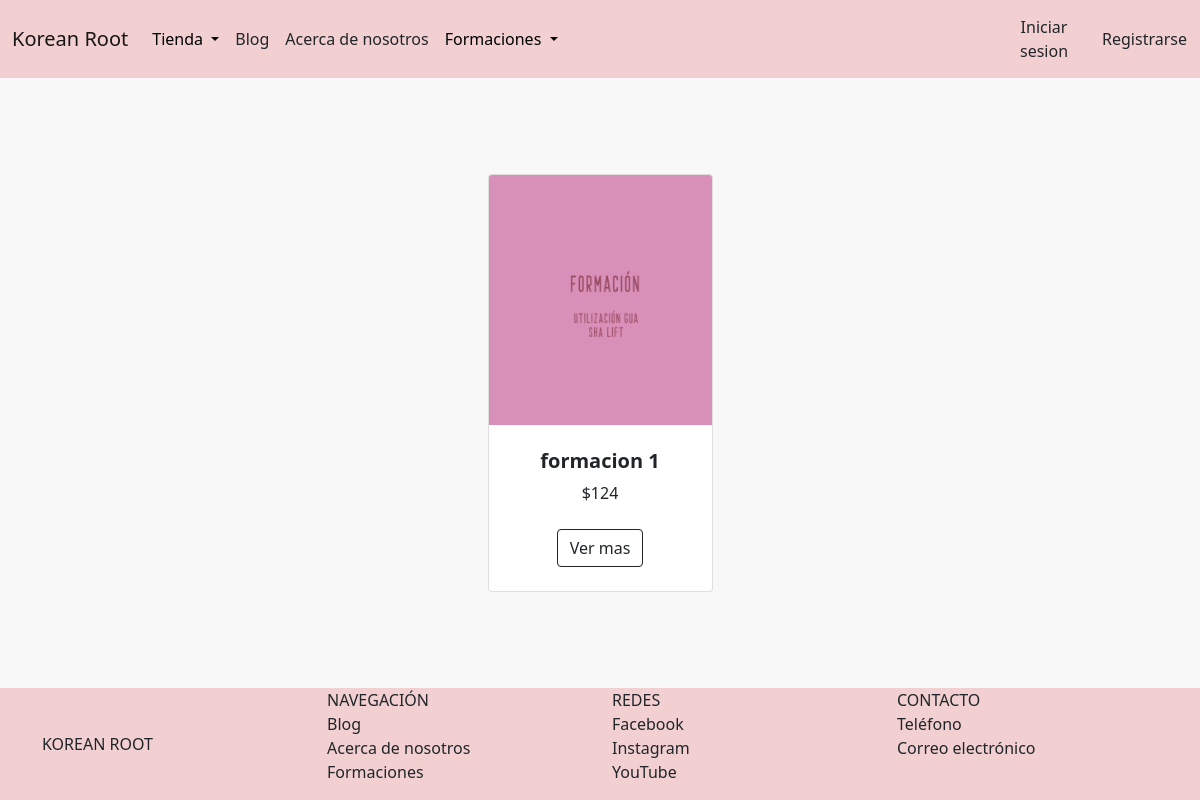
The page /capacitaciones/disponibles/ on the database as committed earlier.
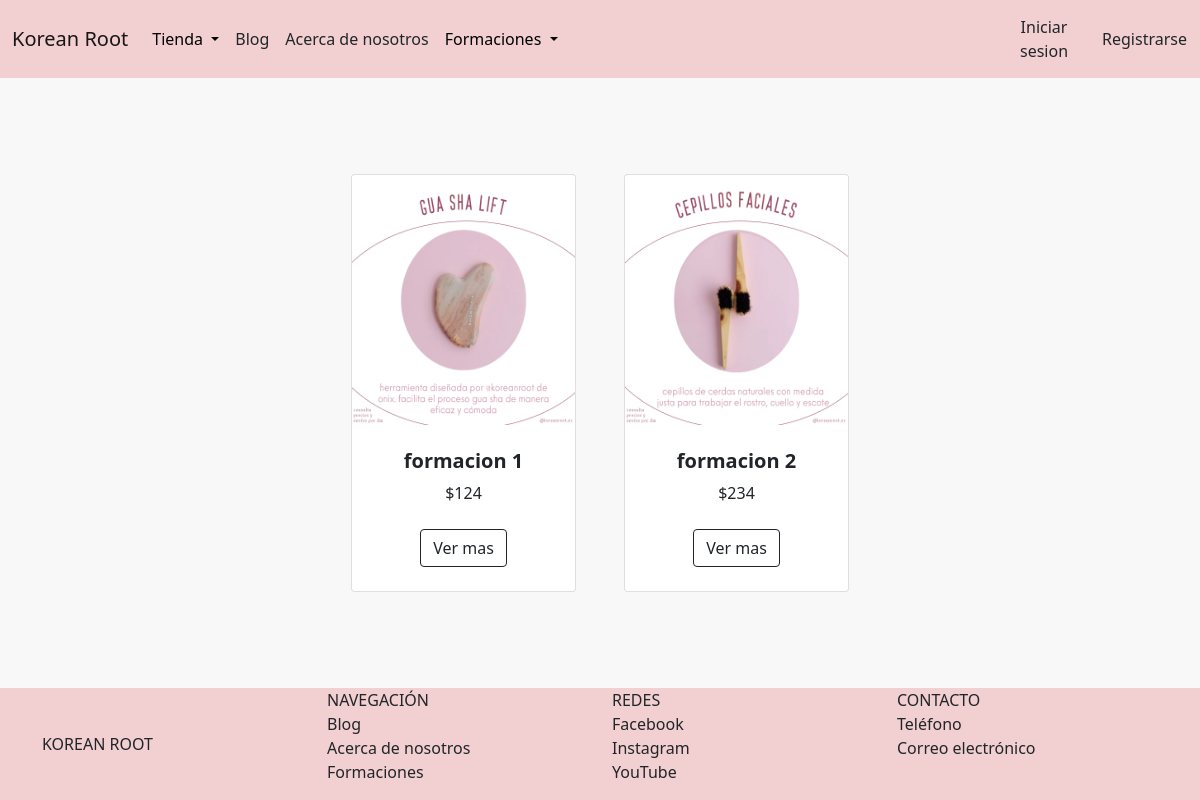
The same page on the database as committed later.
### AppCursos/models.py (models this page shows, shortened)
class Capacitacion(models.Model):
    nombre = models.CharField(max_length=50)
    precio = models.IntegerField()
    descripcion = RichTextField()
    fecha_inicio = models.DateTimeField()
    imagen_miniatura = models.ImageField(upload_to='miniaturas_capacitaciones', default = 'miniaturacapacitaciondefault.jpg')
    imagen_portada = models.ImageField(upload_to='portadas_capacitaciones', default = 'portadacapacitaciondefault.jpg')
    link_capacitacion = models.CharField(max_length=255)

### AppCursos/views.py (the view)
# urls.py: path('disponibles/', views.capacitaciones, name="capacitaciones"),
def capacitaciones(request):
      cursos_lista = Capacitacion.objects.all()
      return render(request, 'AppCursos/formacion.html', {'cursos_lista': cursos_lista})

### AppCursos/templates/AppCursos/formacion.html (shortened to what this page needs)
{% extends 'AppTienda/padre.html' %}
{% load static %}
{% block contenidoQueCambia %}
    <section class="py-5">
        <div class="container px-4 px-lg-5 mt-5">
            <div class="row gx-4 gx-lg-5 row-cols-2 row-cols-md-3 row-cols-xl-4 justify-content-center">
                {% for curso in cursos_lista %}
                    <div class="col mb-5">
                        <div class="card h-100">
                            <img class="card-img-top" src="{{curso.imagen_miniatura.url}}" alt="..." height="250" />
                            <div class="card-body p-4">
                                <div class="text-center">
                                    <h5 class="fw-bolder">{{curso.nombre}}</h5>
                                    ${{curso.precio}}
                                </div>
                            </div>
                            <div class="card-footer p-4 pt-0 border-top-0 bg-transparent">
                                <div class="text-center"><a class="btn btn-outline-dark mt-auto" href="{% url 'cursos:capacitacion_detalle' id=curso.id %}">Ver mas</a></div>
                            </div>
                        </div>
                    </div>
                {% endfor %}
            </div>
        </div>
    </section>
{% endblock %}

Rows that differ between the two databases and show on the page:
changed Capacitacion "formacion 1": imagen_miniatura: a different picture
added Capacitacion: imagen_miniatura (picture), nombre "formacion 2", precio "234"
